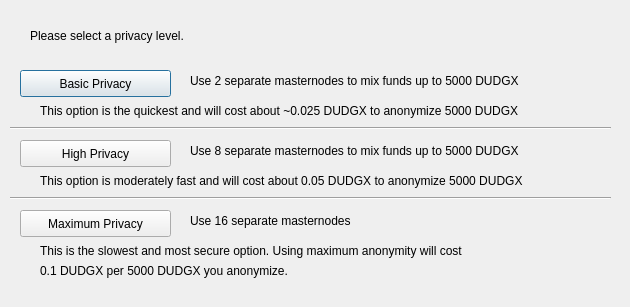
<?xml version="1.0" encoding="UTF-8"?>
<ui version="4.0">
 <class>ObfuscationConfig</class>
 <widget class="QDialog" name="ObfuscationConfig">
  <property name="geometry">
   <rect>
    <x>0</x>
    <y>0</y>
    <width>630</width>
    <height>307</height>
   </rect>
  </property>
  <property name="windowTitle">
   <string>Configure Obfuscation</string>
  </property>
  <widget class="QPushButton" name="buttonBasic">
   <property name="geometry">
    <rect>
     <x>20</x>
     <y>70</y>
     <width>151</width>
     <height>27</height>
    </rect>
   </property>
   <property name="text">
    <string>Basic Privacy</string>
   </property>
  </widget>
  <widget class="QPushButton" name="buttonHigh">
   <property name="geometry">
    <rect>
     <x>20</x>
     <y>140</y>
     <width>151</width>
     <height>27</height>
    </rect>
   </property>
   <property name="text">
    <string>High Privacy</string>
   </property>
  </widget>
  <widget class="QPushButton" name="buttonMax">
   <property name="geometry">
    <rect>
     <x>20</x>
     <y>210</y>
     <width>151</width>
     <height>27</height>
    </rect>
   </property>
   <property name="text">
    <string>Maximum Privacy</string>
   </property>
  </widget>
  <widget class="QLabel" name="label">
   <property name="geometry">
    <rect>
     <x>30</x>
     <y>20</y>
     <width>571</width>
     <height>31</height>
    </rect>
   </property>
   <property name="text">
    <string>Please select a privacy level.</string>
   </property>
  </widget>
  <widget class="QLabel" name="label_2">
   <property name="geometry">
    <rect>
     <x>190</x>
     <y>70</y>
     <width>421</width>
     <height>21</height>
    </rect>
   </property>
   <property name="text">
    <string>Use 2 separate masternodes to mix funds up to 5000 DUDGX</string>
   </property>
  </widget>
  <widget class="QLabel" name="label_3">
   <property name="geometry">
    <rect>
     <x>190</x>
     <y>140</y>
     <width>411</width>
     <height>21</height>
    </rect>
   </property>
   <property name="text">
    <string>Use 8 separate masternodes to mix funds up to 5000 DUDGX</string>
   </property>
  </widget>
  <widget class="QLabel" name="label_4">
   <property name="geometry">
    <rect>
     <x>190</x>
     <y>210</y>
     <width>421</width>
     <height>21</height>
    </rect>
   </property>
   <property name="text">
    <string>Use 16 separate masternodes</string>
   </property>
  </widget>
  <widget class="QLabel" name="label_6">
   <property name="geometry">
    <rect>
     <x>40</x>
     <y>100</y>
     <width>561</width>
     <height>21</height>
    </rect>
   </property>
   <property name="text">
    <string>This option is the quickest and will cost about ~0.025 DUDGX to anonymize 5000 DUDGX</string>
   </property>
  </widget>
  <widget class="QLabel" name="label_7">
   <property name="geometry">
    <rect>
     <x>40</x>
     <y>170</y>
     <width>561</width>
     <height>21</height>
    </rect>
   </property>
   <property name="text">
    <string>This option is moderately fast and will cost about 0.05 DUDGX to anonymize 5000 DUDGX</string>
   </property>
  </widget>
  <widget class="QLabel" name="label_8">
   <property name="geometry">
    <rect>
     <x>40</x>
     <y>240</y>
     <width>561</width>
     <height>21</height>
    </rect>
   </property>
   <property name="text">
    <string>This is the slowest and most secure option. Using maximum anonymity will cost</string>
   </property>
  </widget>
  <widget class="QLabel" name="label_9">
   <property name="geometry">
    <rect>
     <x>40</x>
     <y>260</y>
     <width>561</width>
     <height>21</height>
    </rect>
   </property>
   <property name="text">
    <string>0.1 DUDGX per 5000 DUDGX you anonymize.</string>
   </property>
  </widget>
  <widget class="Line" name="line">
   <property name="geometry">
    <rect>
     <x>10</x>
     <y>120</y>
     <width>601</width>
     <height>16</height>
    </rect>
   </property>
   <property name="orientation">
    <enum>Qt::Horizontal</enum>
   </property>
  </widget>
  <widget class="Line" name="line_2">
   <property name="geometry">
    <rect>
     <x>10</x>
     <y>190</y>
     <width>601</width>
     <height>16</height>
    </rect>
   </property>
   <property name="orientation">
    <enum>Qt::Horizontal</enum>
   </property>
  </widget>
 </widget>
 <resources/>
 <connections/>
</ui>
